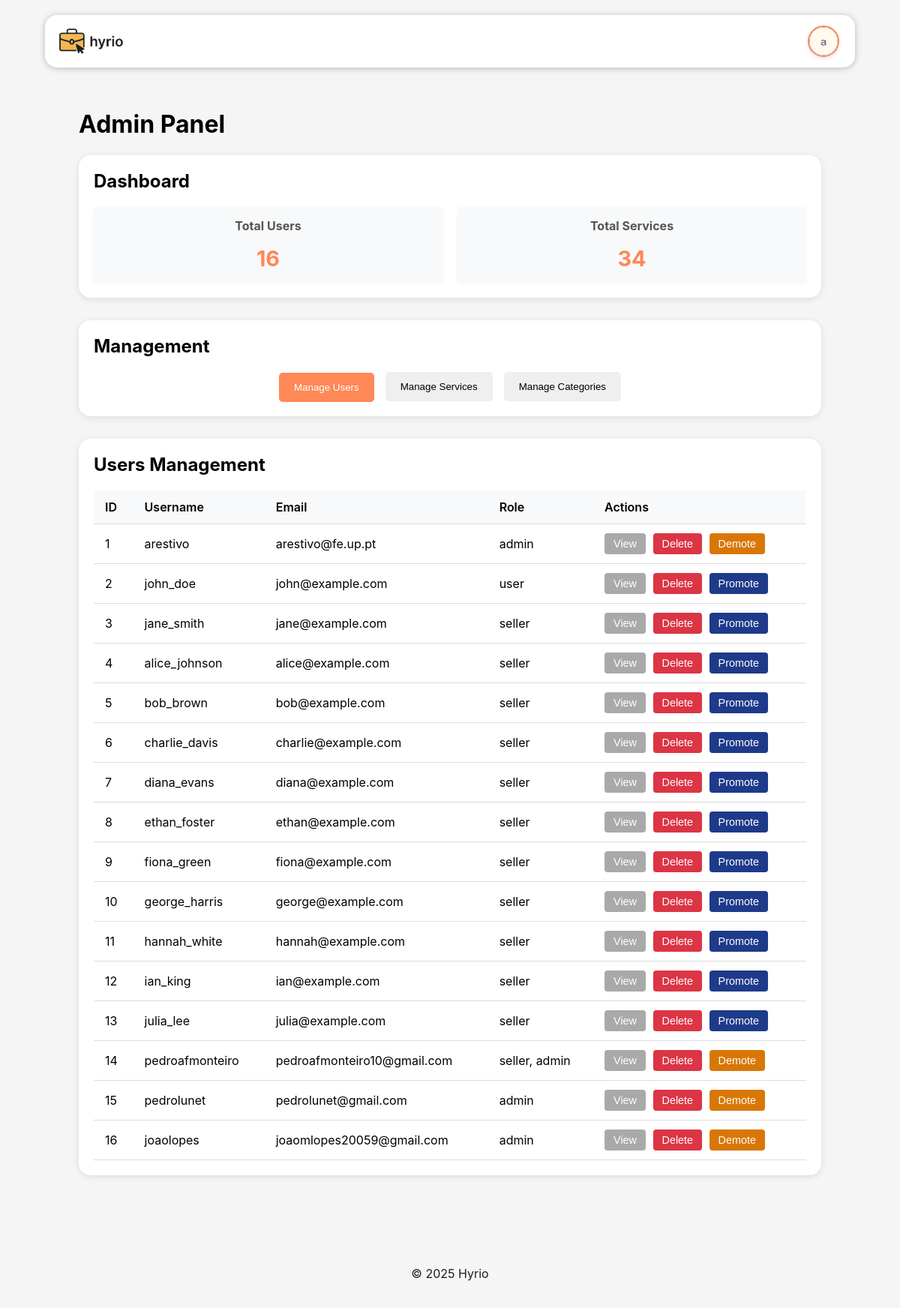
The page /pages/admin.php (signed in) on the database as committed earlier.
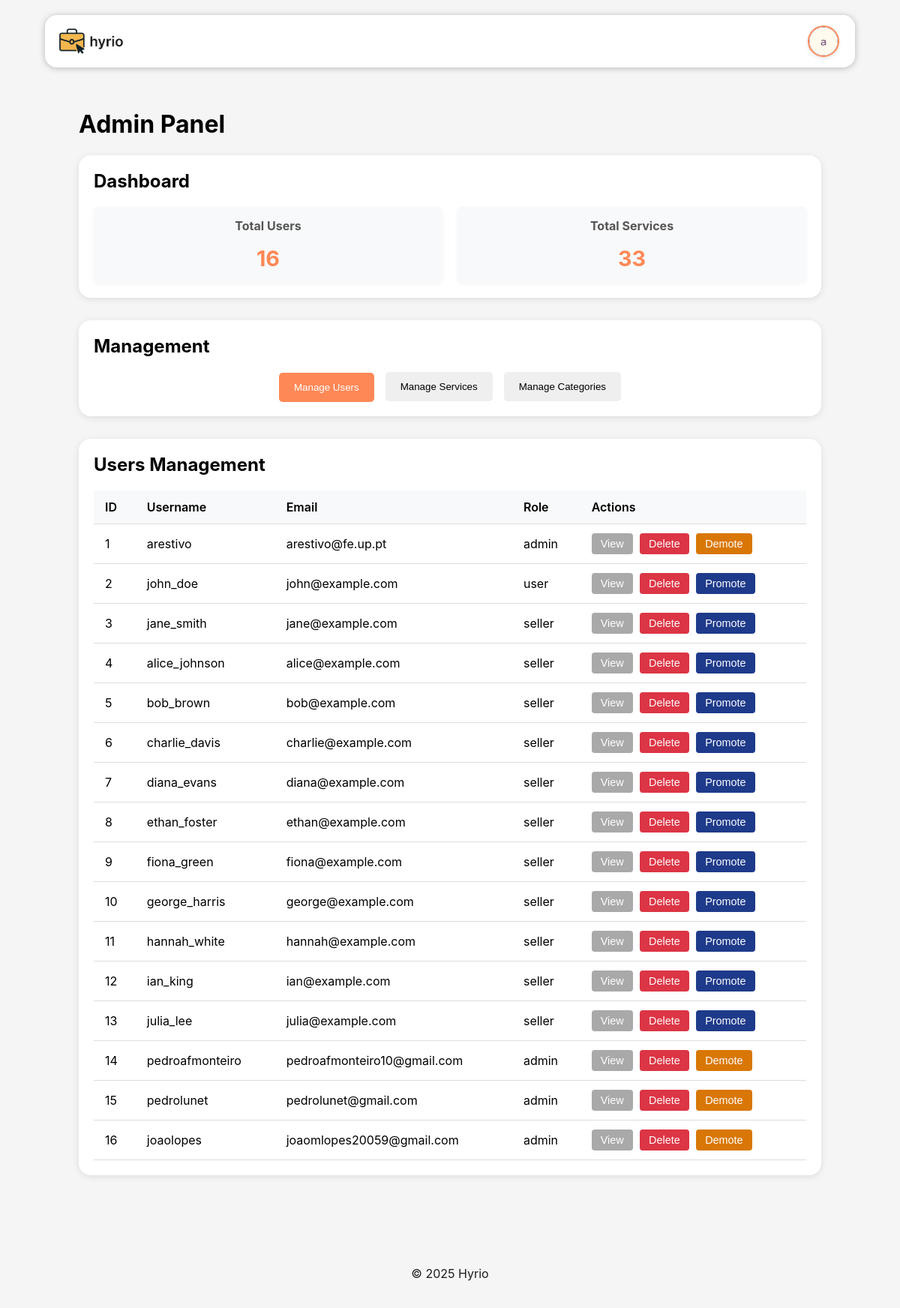
The same page on the database as committed later.
### tables this page shows
CREATE TABLE users (id INTEGER PRIMARY KEY,
  name VARCHAR(255) NOT NULL,
  username VARCHAR(255) NOT NULL UNIQUE,
  password TEXT NOT NULL,  -- Use bcrypt for hashing
  email VARCHAR(255) NOT NULL UNIQUE,
  is_seller BOOLEAN NOT NULL DEFAULT 0,
  is_admin BOOLEAN NOT NULL DEFAULT 0,
  profile_pic TEXT NOT NULL,
  bio TEXT);

### includes/auth.php (called while the page is built, shortened)
<?php
class Auth
{
    private static ?Auth $instance = null;
    public static function getInstance(): Auth
    {
        if (self::$instance === null) {
            self::$instance = new Auth();
        }
        return self::$instance;
    }
    public function getUser()
    {
        return $_SESSION['user'] ?? null;
    }
}

### database/classes/service.php (called while the page is built, shortened)
<?php
class Service
{
    public static function getTotalServices(): int
    {
        try {
            $db = Database::getInstance();
            $stmt = $db->query('SELECT COUNT(*) FROM services');
            return (int)$stmt->fetchColumn();
        } catch (PDOException $e) {
            return 0;
        }
    }
}

### database/classes/user.php (called while the page is built, shortened)
<?php
class User
{
    public static function getAllUsers(int $offset, int $limit): array
    {
        try {
            $db = Database::getInstance();
            $stmt = $db->prepare('SELECT * FROM users LIMIT ?, ?');
            $stmt->bindParam(1, $offset, PDO::PARAM_INT);
            $stmt->bindParam(2, $limit, PDO::PARAM_INT);
            $stmt->execute();
            return $stmt->fetchAll(PDO::FETCH_ASSOC);
        } catch (PDOException $e) {
            return [];
        }
    }
}

### pages/admin.php (the view, shortened to what the changed rows need)
<?php
require_once(__DIR__ . '/../includes/common.php');
require_once(__DIR__ . '/../includes/auth.php');
require_once(__DIR__ . '/../database/classes/user.php');
require_once(__DIR__ . '/../database/classes/service.php');
$loggedInUser = Auth::getInstance()->getUser();
echo '<link rel="stylesheet" href="../css/forms.css">';
echo '<link rel="stylesheet" href="../css/panel.css">';
?><?php
    if ($loggedInUser && $loggedInUser['is_admin']) {
        require_once(__DIR__ . '/../overlays/edit_category.php');
        require_once(__DIR__ . '/../overlays/add_category.php');
    }
    ?><main class="admin-panel">
    <h1>Admin Panel</h1>
    <section class="admin-dashboard">
        <h2>Dashboard</h2>
        <div class="dashboard-stats">
            <div class="stat-card">
                <h3>Total Services</h3>
                <?php
                echo '<p class="stat-number">' . Service::getTotalServices() . '</p>';
                ?>
            </div>
        </div>
    </section>
    <?php
    $section = isset($_GET['section']) ? $_GET['section'] : 'users';
    ?>
    <section class="admin-actions">
        <h2>Management</h2>
    </section>
    <section id="users-section" class="panel-content-section <?php echo $section === 'users' ? 'active' : ''; ?>">
        <h2>Users Management</h2>
        <div class="section-content">
            <table class="panel-table">
                <thead>
                    <tr>
                        <th>ID</th>
                        <th>Username</th>
                        <th>Email</th>
                        <th>Role</th>
                        <th>Actions</th>
                    </tr>
                </thead>
                <tbody>
                    <?php
                    $page = isset($_GET['user_page']) ? (int)$_GET['user_page'] : 1;
                    $perPage = 50;
                    $offset = ($page - 1) * $perPage;
                    $users = User::getAllUsers($offset, $perPage);
                    foreach ($users as $user) {
                        if ($user['is_admin'] && $user['is_seller']) {
                            $role = 'seller, admin';
                        } elseif ($user['is_admin']) {
                            $role = 'admin';
                        } elseif ($user['is_seller']) {
                            $role = 'seller';
                        } else {
                            $role = 'user';
                        }
                        echo '<tr>';
                        echo '<td>' . htmlspecialchars(strval($user['id'])) . '</td>';
                        echo '<td>' . htmlspecialchars(strval($user['username'])) . '</td>';
                        echo '<td>' . htmlspecialchars(strval($user['email'])) . '</td>';
                        echo '<td>' . htmlspecialchars(strval($role)) . '</td>';
                        if ($user['is_admin']) {
                            echo '<td>
                        <button class="action-btn view-btn" onclick="window.location.href=\'/pages/profile.php?username=' . $user['username'] . '\'">View</button>
                        <button class="action-btn delete-btn" data-id="' . $user['id'] . '">Delete</button>
                        <button class="action-btn demote-btn" data-id="' . $user['id'] . '">Demote</button>
                                  </td>';
                        }
                        echo '</tr>';
                    }
                    ?>
                </tbody>
            </table>
            <?php
            require_once(__DIR__ . '/../components/pagination/pagination.php');
            ?>
        </div>
    </section>
            <?php
            require_once(__DIR__ . '/../components/pagination/pagination.php');
            ?>
            <?php
            require_once(__DIR__ . '/../components/pagination/pagination.php');
            ?>
</main>

Rows that differ between the two databases and show on the page:
changed users "pedroafmonteiro": role "seller, admin" → "admin"
Other text that changed with them:
Service::getTotalServices(): "34" → "33"
